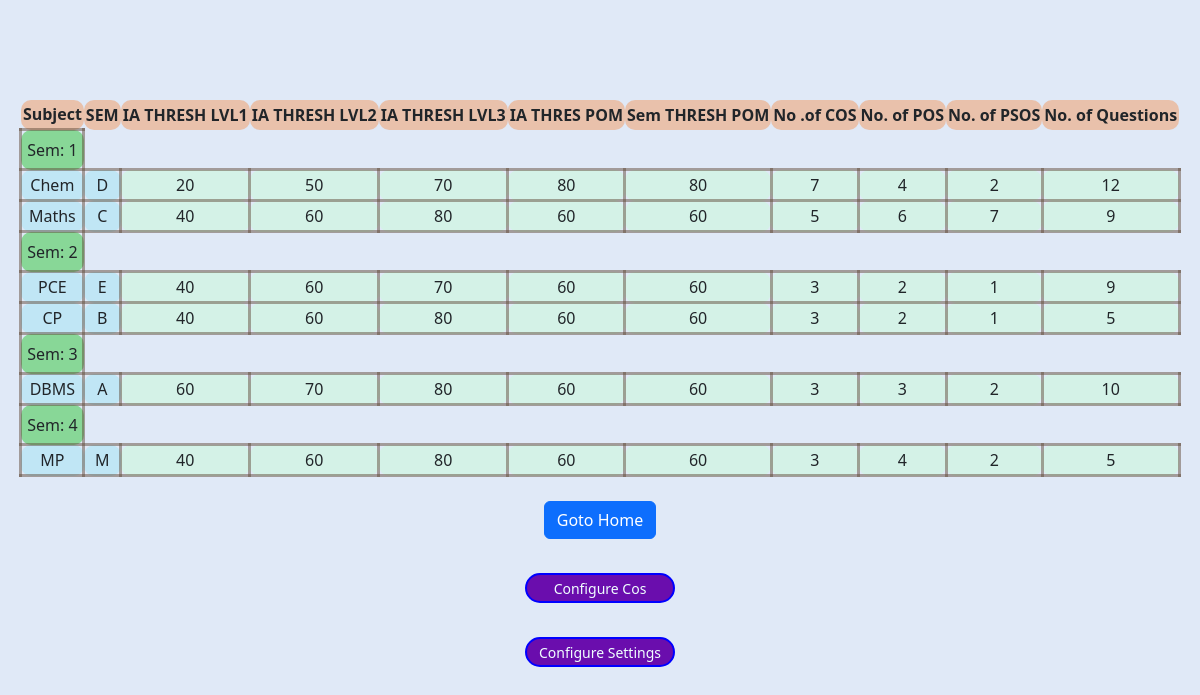
Page /Teachers/fetchteacherform/ (signed in) on the earlier database version.
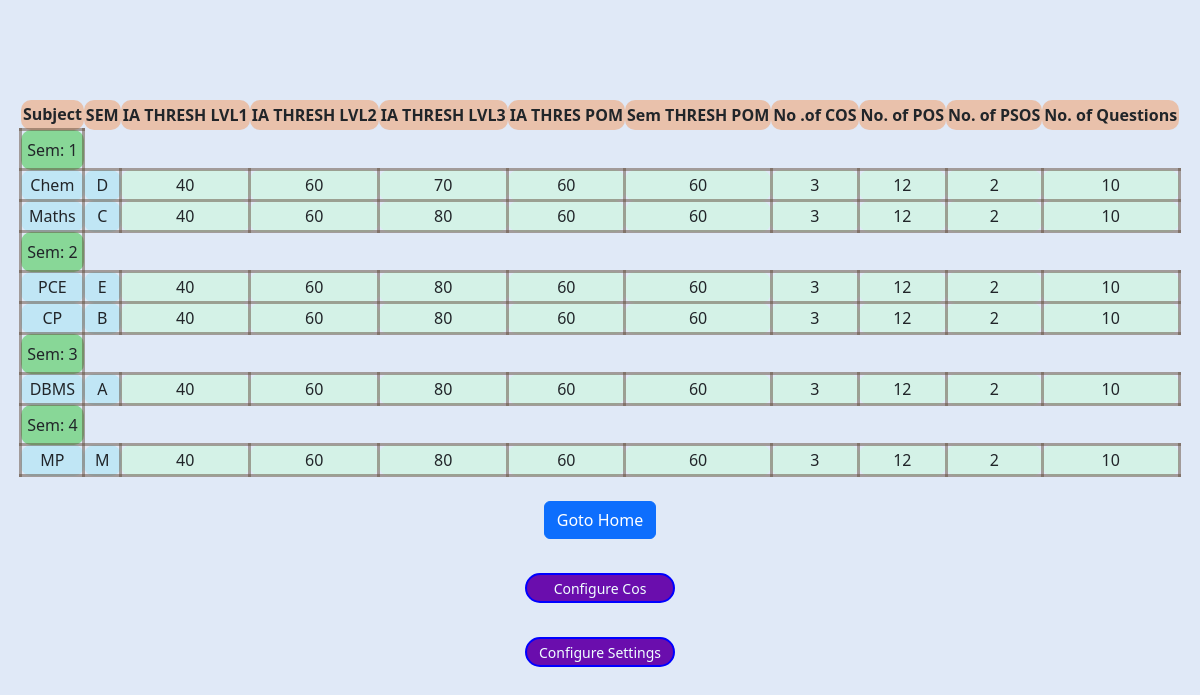
Same page on the later database version.
### Admin/models.py (models this page shows, shortened)
class SubjectDB(models.Model):
    subject = models.CharField(unique=True, max_length=20, default="Subject")
    subject_id = models.CharField(max_length=20,unique=True)
    ia_th_lvl1_sc = models.PositiveSmallIntegerField(null=True,
                                                     validators=[MinValueValidator(1), MaxValueValidator(100)])
    ia_th_lvl2_sc = models.PositiveSmallIntegerField(null=True,
                                                     validators=[MinValueValidator(1), MaxValueValidator(100)])
    ia_th_lvl3_sc = models.PositiveSmallIntegerField(null=True,
                                                     validators=[MinValueValidator(1), MaxValueValidator(100)])
    ia_th_pom = models.PositiveSmallIntegerField(null=True, validators=[MinValueValidator(1), MaxValueValidator(100)])
    Sem_th_pom = models.PositiveSmallIntegerField(null=True, validators=[MinValueValidator(1), MaxValueValidator(100)])
    srno = models.AutoField(primary_key=True,)
    NOCO =models.PositiveSmallIntegerField(null=True, validators=[MinValueValidator(1), MaxValueValidator(100)])
    NOPO =models.PositiveSmallIntegerField(null=True, validators=[MinValueValidator(1), MaxValueValidator(100)])
    NOPSO =models.PositiveSmallIntegerField(null=True, validators=[MinValueValidator(1), MaxValueValidator(100)])
    sem = models.PositiveSmallIntegerField(default = 1,validators=[MinValueValidator(1), MaxValueValidator(8)])
    subques = models.PositiveSmallIntegerField(null=True, validators=[MinValueValidator(1), MaxValueValidator(100)])
    CONAMES = models.JSONField(null=True)

### Teachers/views.py (the view)
# urls.py: path('fetchteacherform/',views.fetchteacherform ,name="Fetchtf"),
def fetchteacherform(request):
    if 'user_id' in request.session:
        teacher =SubjectDB.objects.all()
        params = {'teacher':teacher}
        return render(request,'Admin/ConsolidatedThreshold.html',params)
    return render(request, 'Login/login.html', {'message': "No session found. Please log in."})

### Admin/templates/Admin/ConsolidatedThreshold.html (shortened to what this page needs)
<!DOCTYPE html>
<html lang="en">
<head>
    <link href="https://cdnjs.cloudflare.com/ajax/libs/bootstrap/5.3.1/css/bootstrap.min.css" rel="stylesheet">
</head>
<body>
    <header>
        <table>
            <thead>
                <tr>
                    <th style="  background-color:rgba(241, 151, 91, 0.486)">Subject</th>
                    <th style="  background-color:rgba(241, 151, 91, 0.486)">SEM</th>
                    <th style="  background-color:rgba(241, 151, 91, 0.486)">IA THRESH LVL1</th>
                    <th style="  background-color:rgba(241, 151, 91, 0.486)">IA THRESH LVL2</th>
                    <th style="  background-color:rgba(241, 151, 91, 0.486)">IA THRESH LVL3</th>
                    <th style="  background-color:rgba(241, 151, 91, 0.486)">IA THRES POM</th>
                    <th style="  background-color:rgba(241, 151, 91, 0.486)">Sem THRESH POM</th>
                    <th style="  background-color:rgba(241, 151, 91, 0.486)">No .of COS</th>
                    <th style="  background-color:rgba(241, 151, 91, 0.486)">No. of POS</th>
                    <th style="  background-color:rgba(241, 151, 91, 0.486)">No. of PSOS</th>
                    <th style="  background-color:rgba(241, 151, 91, 0.486)">No. of Questions</th>
                </tr>
            </thead>
            <tbody>
                {% for s in teacher|dictsort:"sem" %}
                {% ifchanged s.sem %}
                <tr>
                    <td style="height: 40px;background-color:rgba(117, 211, 130, 0.815)">Sem: {{s.sem}}</td>
                </tr>
                {% endifchanged %}
                <tr>
                    <td style="background-color:rgba(162, 227, 243, 0.5)">{{s.subject}}</td>
                    <td style="background-color:rgba(162, 227, 243, 0.5)">{{s.subject_id}}</td>
                    <td style="background-color:rgba(205, 250, 220, 0.568)">{{s.ia_th_lvl1_sc}}</td>
                    <td style="background-color:rgba(205, 250, 220, 0.568) ">{{s.ia_th_lvl2_sc}}</td>
                    <td style="background-color:rgba(205, 250, 220, 0.568)">{{s.ia_th_lvl3_sc}}</td>
                    <td style="background-color:rgba(205, 250, 220, 0.568)">{{s.ia_th_pom}}</td>
                    <td style="background-color:rgba(205, 250, 220, 0.568) ">{{s.Sem_th_pom}}</td>
                    <td style="background-color:rgba(205, 250, 220, 0.568) ">{{s.NOCO}}</td>
                    <td style="background-color:rgba(205, 250, 220, 0.568)">{{s.NOPO}}</td>
                    <td style="background-color:rgba(205, 250, 220, 0.568)">{{s.NOPSO}}</td>
                    <td style="background-color:rgba(205, 250, 220, 0.568)">{{s.subques}}</td>
                </tr>
                {% endfor %}
            </tbody>
        </table>
    </header>
    <main>
        <br>
        <form action="/Admin/Home/" method='post'>{% csrf_token %}<button type="submit" class="btn btn-primary">Goto
                Home</button>
        </form>
        <br>
        <button class="Button" onclick="window.location.href='/Admin/Home/adduserform/RenderUpdateCO/' ;" type="button"
            class="Button" value="Edit" style="width: 150px; margin: 10px;">Configure Cos </button>
        <br>
        <button class="Button" onclick="window.location.href='/Admin/Home/ConfSubjects/' ;" type="button"
            class="Button material-icons material-icons" value="Edit" style="width: 150px; height: 30px;">Configure
            Settings </button>
    </main>
</body>
</html>

Differences in the rows shown:
changed SubjectDB "Chem": ia_th_lvl1_sc "20" → "40"; ia_th_lvl2_sc "50" → "60"; ia_th_pom "80" → "60"; Sem_th_pom "80" → "60"; NOCO "7" → "3"; NOPO "4" → "12"; subques "12" → "10"
changed SubjectDB "Maths": NOCO "5" → "3"; NOPO "6" → "12"; NOPSO "7" → "2"; subques "9" → "10"
changed SubjectDB "PCE": ia_th_lvl3_sc "70" → "80"; NOPO "2" → "12"; NOPSO "1" → "2"; subques "9" → "10"
changed SubjectDB "CP": NOPO "2" → "12"; NOPSO "1" → "2"; subques "5" → "10"
changed SubjectDB "DBMS": ia_th_lvl1_sc "60" → "40"; ia_th_lvl2_sc "70" → "60"; NOPO "3" → "12"
changed SubjectDB "MP": NOPO "4" → "12"; subques "5" → "10"
